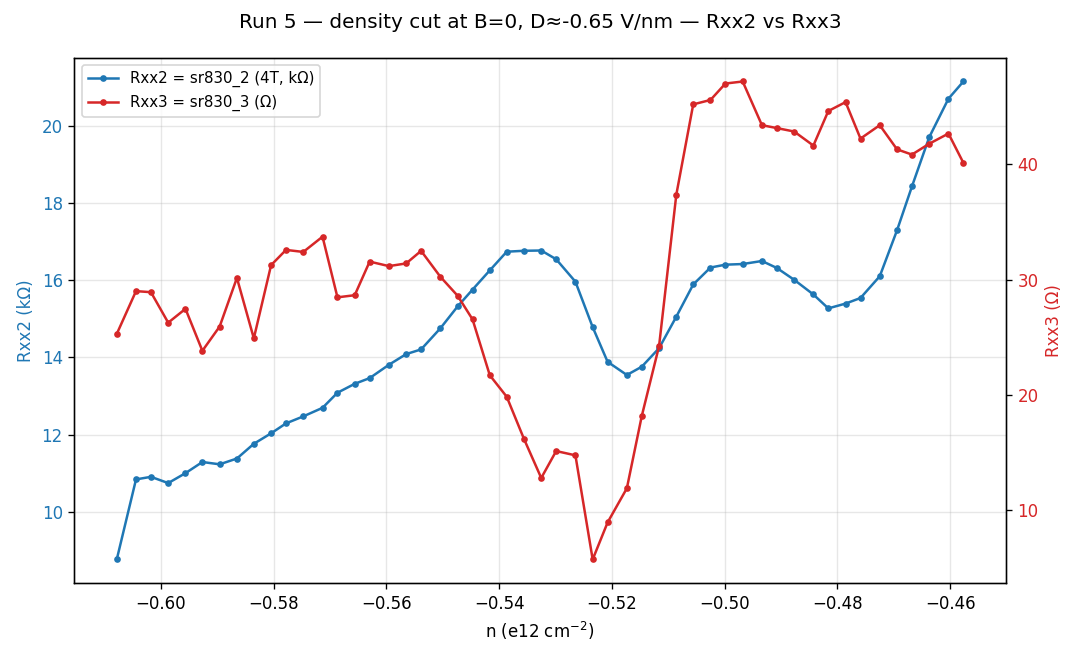

The Python source for this figure:
import numpy as np
import matplotlib
matplotlib.use("Agg")
import matplotlib.pyplot as plt
from hera.analysis import open_run, GateCalibration

g = open_run("data/5")
mc = g.meta["measurement_config"]; Ib = mc["bias_voltage_1"]/mc["bias_resistor"]
vtg = g.col_at(g.col_indices("k_tg_volt")[-1])
vbg = g.col_at(g.col_indices("k_bg_volt")[-1])
R2 = (g.col("sr830_2_X")/mc["sr2_gain"])/Ib      # 4T Rxx (corrected channel)
R3 = (g.col("sr830_3_X")/mc["sr3_gain"])/Ib      # the small-signal channel

cal = GateCalibration.from_thicknesses(23.6e-9, 20e-9, 0)
# n offset from the full-map CNP (Vtg=icpt at Vbg=0); reuse icpt=0.082 from run2+3
n0,_ = cal.n_D(np.array([0.082]), np.array([0.0]))
nn, DD = cal.n_D(vtg, vbg); nn = (nn - n0[0])
print(f"run 5: B=0 ; Vtg {vtg.min():.3f}..{vtg.max():.3f} ; Vbg {vbg.min():.3f}..{vbg.max():.3f}")
print(f"n {nn.min()/1e4/1e12:.3f}..{nn.max()/1e4/1e12:.3f} e12 cm^-2 ; D {DD.mean()/1e9:.3f} V/nm (range {DD.min()/1e9:.3f}..{DD.max()/1e9:.3f})")
print(f"Rxx2 (sr2): {R2.min():.0f}..{R2.max():.0f} Ω, median {np.median(R2):.0f}")
print(f"Rxx3 (sr3): {R3.min():.1f}..{R3.max():.1f} Ω, median {np.median(R3):.1f}")

x = nn/1e4/1e12
fig, ax1 = plt.subplots(figsize=(9, 5.5))
fig.suptitle(f"Run 5 — density cut at B=0, D≈{DD.mean()/1e9:.2f} V/nm — Rxx2 vs Rxx3")
l1, = ax1.plot(x, R2/1e3, ".-", color="C0", label="Rxx2 = sr830_2 (4T, kΩ)")
ax1.set_xlabel("n (e12 cm$^{-2}$)"); ax1.set_ylabel("Rxx2 (kΩ)", color="C0"); ax1.tick_params(axis='y', labelcolor="C0")
ax2 = ax1.twinx()
l2, = ax2.plot(x, R3, ".-", color="C3", label="Rxx3 = sr830_3 (Ω)")
ax2.set_ylabel("Rxx3 (Ω)", color="C3"); ax2.tick_params(axis='y', labelcolor="C3")
ax1.legend(handles=[l1, l2], loc="best", fontsize=9)
ax1.grid(alpha=0.3)
plt.tight_layout(); plt.savefig("hera_scratch/run5_rxx23.png", dpi=120)
print("saved hera_scratch/run5_rxx23.png")
